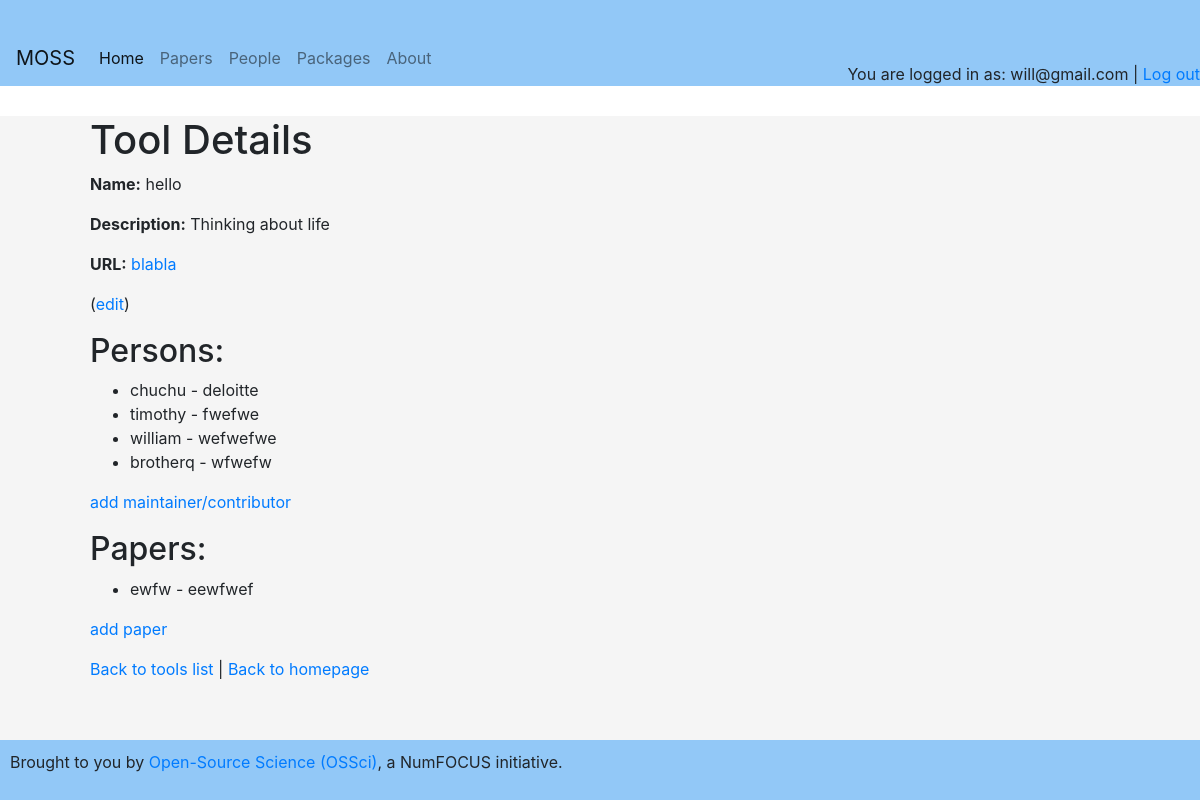
The page /tools/1 (signed in) on the database its author committed.
### app.py (models this page shows)
class User(UserMixin, db.Model):
    id = db.Column(db.Integer, primary_key=True)
    email = db.Column(db.String(120), unique=True, nullable=False)
    password = db.Column(db.String(120), nullable=False)
    name = db.Column(db.String(120))
    bio = db.Column(db.String(500))
    url = db.Column(db.String(200))

class Tool(db.Model):
    __tablename__ = 'tools'
    id = db.Column(db.Integer, primary_key=True)
    name = db.Column(db.String(120), nullable=False)
    description = db.Column(db.String(500))
    url = db.Column(db.String(200))
    persons = relationship("PackagesPerPerson", back_populates="tool")
    articles = relationship("PackagesPerPaper", back_populates="tool")

class PackagesPerPerson(db.Model):
    __tablename__ = 'packages_person'
    person_id = db.Column(db.Integer, ForeignKey('persons.id'), primary_key=True)
    tool_id = db.Column(db.Integer, ForeignKey('tools.id'), primary_key=True)
    tool = relationship("Tool", back_populates="persons")
    person = relationship("Person", back_populates="packages")

class Person(db.Model):
    __tablename__ = 'persons'
    id = db.Column(db.Integer, primary_key=True)
    name = db.Column(db.String(120), nullable=False)
    description = db.Column(db.String(500))
    url = db.Column(db.String(200))
    packages = relationship("PackagesPerPerson", back_populates="person")
    papers = relationship("PaperPerPerson", back_populates="person")

class PackagesPerPaper(db.Model):
    __tablename__ = 'packages_paper'
    tool_id = db.Column(db.Integer, ForeignKey('tools.id'), primary_key=True)
    article_id = db.Column(db.Integer, ForeignKey('articles.id'), primary_key=True)
    article = relationship("Article", back_populates="packages")
    tool = relationship("Tool", back_populates="articles")

class Article(db.Model):
    __tablename__ = 'articles'
    id = db.Column(db.Integer, primary_key=True)
    title = db.Column(db.String(120), nullable=False)
    description = db.Column(db.String(500))
    url = db.Column(db.String(200))
    packages = relationship("PackagesPerPaper", back_populates="article")
    persons = relationship("PaperPerPerson", back_populates="article")

### app.py (the view)
@app.route('/tools/<int:tool_id>')
def tool_detail(tool_id):
    tool = Tool.query.get_or_404(tool_id)
    return render_template('tool_detail.html', tool=tool)

### app.py (called while the page is built)
@app.context_processor
def inject_current_user():
    return dict(current_user=current_user)

@login_manager.user_loader
def load_user(user_id):
    return db.session.get(User, int(user_id))

### templates/tool_detail.html
{% extends 'base.html' %}
{% block content %}
<h1>Tool Details</h1>
<p><strong>Name:</strong> {{ tool.name }}</p>
<p><strong>Description:</strong> {{ tool.description }}</p>
<p><strong>URL:</strong> <a href="{{ tool.url }}">{{ tool.url }}</a></p>
<p>(<a href="">edit</a>)</p>
<h2>Persons:</h2>
<ul>
    {% for person in tool.persons %}
        <li>{{ person.person.name }} - {{ person.person.description }}</li>
    {% endfor %}
</ul>
<p><a href="{{ url_for('associate_person_package') }}">add maintainer/contributor</a></p>
<h2>Papers:</h2>
<ul>
    {% for paper in tool.articles %}
        <li>{{ paper.article.title }} - {{ paper.article.description }}</li>
    {% endfor %}
</ul>
<p><a href="{{ url_for('associate_paper_package') }}">add paper</a></p>
<p>
  <a href="{{ url_for('tools') }}">Back to tools list</a> |
  <a href="{{ url_for('index') }}">Back to homepage</a>
</p>
{% endblock %}

### templates/header.html (shortened to what this page needs)
<div class="header">
    <div class="header-left">
      <nav class="navbar navbar-expand-lg navbar-light" style="background-color: #92c8f7;">
        <a class="navbar-brand" href="{{ url_for('index') }}">MOSS</a>
        <div class="collapse navbar-collapse" id="navbarNav">
          <ul class="navbar-nav">
            <li class="nav-item active">
              <a class="nav-link" href="{{ url_for('index') }}">Home <span class="sr-only">(current)</span></a>
            </li>
            <li class="nav-item">
              <a class="nav-link" href="{{ url_for('articles') }}">Papers</a>
            </li>
            <li class="nav-item">
              <a class="nav-link" href="{{ url_for('persons') }}">People</a>
            </li>
            <li class="nav-item">
              <a class="nav-link" href="{{ url_for('tools') }}">Packages</a>
            </li>
            <li class="nav-item">
              <a class="nav-link" href="{{ url_for('about') }}">About</a>
            </li>
          </ul>
        </div>
      </nav>
    </div>
    {% if current_user.is_authenticated %}
    <div class="header-right">
      You are logged in as: {{ current_user.email }} | <a href="{{ url_for('logout') }}">Log out</a>
    </div>
  {% else %}
    <div class="header-right">
      <a href="{{ url_for('register') }}">Register</a> |
      <a href="{{ url_for('login') }}">Login</a>
    </div>
  {% endif %}
</div>

### static/style.css (style rules this page uses)
body { font-family: Arial, sans-serif; background-color: #f5f5f5; margin: 0; padding: 0; min-height: 100vh; display: flex; flex-direction: column; }
.header { background-color: #92c8f7; padding-top: 30px; display: flex; justify-content: space-between; }
.header-left { position: relative; background-color: #92c8f7; }
.header-right { align-self: flex-end; }
html, body { height: 100%; }

### rows shown on the page
User: email "will@gmail.com"
Tool: name "hello", description "Thinking about life", url "blabla"
PackagesPerPerson: person.name "chuchu", person.description "deloitte"
PackagesPerPerson: person.name "timothy", person.description "fwefwe"
PackagesPerPerson: person.name "william", person.description "wefwefwe"
PackagesPerPerson: person.name "brotherq", person.description "wfwefw"
PackagesPerPaper: article "ewfw", article.description "eewfwef"
